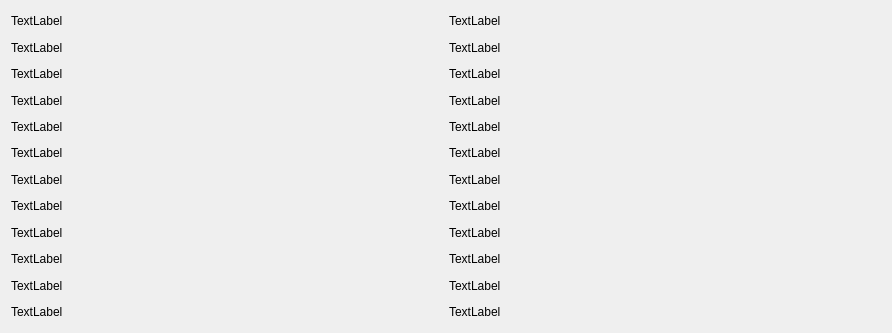
             <widget class="QWidget" name="scrollAreaWidgetContents_3">
              <property name="geometry">
               <rect>
                <x>0</x>
                <y>0</y>
                <width>892</width>
                <height>333</height>
               </rect>
              </property>
              <layout class="QVBoxLayout" name="verticalLayout_10">
               <item>
                <layout class="QGridLayout" name="gridLayout_3">
                 <item row="0" column="0">
                  <widget class="QLabel" name="label_10">
                   <property name="text">
                    <string>TextLabel</string>
                   </property>
                  </widget>
                 </item>
                 <item row="2" column="0">
                  <widget class="QLabel" name="label_12">
                   <property name="text">
                    <string>TextLabel</string>
                   </property>
                  </widget>
                 </item>
                 <item row="1" column="0">
                  <widget class="QLabel" name="label_11">
                   <property name="text">
                    <string>TextLabel</string>
                   </property>
                  </widget>
                 </item>
                 <item row="9" column="0">
                  <widget class="QLabel" name="label_14">
                   <property name="text">
                    <string>TextLabel</string>
                   </property>
                  </widget>
                 </item>
                 <item row="8" column="0">
                  <widget class="QLabel" name="label_13">
                   <property name="text">
                    <string>TextLabel</string>
                   </property>
                  </widget>
                 </item>
                 <item row="10" column="0">
                  <widget class="QLabel" name="label_15">
                   <property name="text">
                    <string>TextLabel</string>
                   </property>
                  </widget>
                 </item>
                 <item row="11" column="0">
                  <widget class="QLabel" name="label_16">
                   <property name="text">
                    <string>TextLabel</string>
                   </property>
                  </widget>
                 </item>
                 <item row="6" column="0">
                  <widget class="QLabel" name="label_18">
                   <property name="text">
                    <string>TextLabel</string>
                   </property>
                  </widget>
                 </item>
                 <item row="7" column="0">
                  <widget class="QLabel" name="label_17">
                   <property name="text">
                    <string>TextLabel</string>
                   </property>
                  </widget>
                 </item>
                 <item row="3" column="0">
                  <widget class="QLabel" name="label_19">
                   <property name="text">
                    <string>TextLabel</string>
                   </property>
                  </widget>
                 </item>
                 <item row="5" column="0">
                  <widget class="QLabel" name="label_20">
                   <property name="text">
                    <string>TextLabel</string>
                   </property>
                  </widget>
                 </item>
                 <item row="4" column="0">
                  <widget class="QLabel" name="label_21">
                   <property name="text">
                    <string>TextLabel</string>
                   </property>
                  </widget>
                 </item>
                 <item row="0" column="1">
                  <widget class="QLabel" name="label_4">
                   <property name="text">
                    <string>TextLabel</string>
                   </property>
                  </widget>
                 </item>
                 <item row="1" column="1">
                  <widget class="QLabel" name="label_5">
                   <property name="text">
                    <string>TextLabel</string>
                   </property>
                  </widget>
                 </item>
                 <item row="2" column="1">
                  <widget class="QLabel" name="label_6">
                   <property name="text">
                    <string>TextLabel</string>
                   </property>
                  </widget>
                 </item>
                 <item row="3" column="1">
                  <widget class="QLabel" name="label_7">
                   <property name="text">
                    <string>TextLabel</string>
                   </property>
                  </widget>
                 </item>
                 <item row="4" column="1">
                  <widget class="QLabel" name="label_8">
                   <property name="text">
                    <string>TextLabel</string>
                   </property>
                  </widget>
                 </item>
                 <item row="5" column="1">
                  <widget class="QLabel" name="label_9">
                   <property name="text">
                    <string>TextLabel</string>
                   </property>
                  </widget>
                 </item>
                 <item row="6" column="1">
                  <widget class="QLabel" name="label_22">
                   <property name="text">
                    <string>TextLabel</string>
                   </property>
                  </widget>
                 </item>
                 <item row="7" column="1">
                  <widget class="QLabel" name="label_23">
                   <property name="text">
                    <string>TextLabel</string>
                   </property>
                  </widget>
                 </item>
                 <item row="8" column="1">
                  <widget class="QLabel" name="label_24">
                   <property name="text">
                    <string>TextLabel</string>
                   </property>
                  </widget>
                 </item>
                 <item row="9" column="1">
                  <widget class="QLabel" name="label_25">
                   <property name="text">
                    <string>TextLabel</string>
                   </property>
                  </widget>
                 </item>
                 <item row="10" column="1">
                  <widget class="QLabel" name="label_26">
                   <property name="text">
                    <string>TextLabel</string>
                   </property>
                  </widget>
                 </item>
                 <item row="11" column="1">
                  <widget class="QLabel" name="label_27">
                   <property name="text">
                    <string>TextLabel</string>
                   </property>
                  </widget>
                 </item>
                </layout>
               </item>
              </layout>
             </widget>
